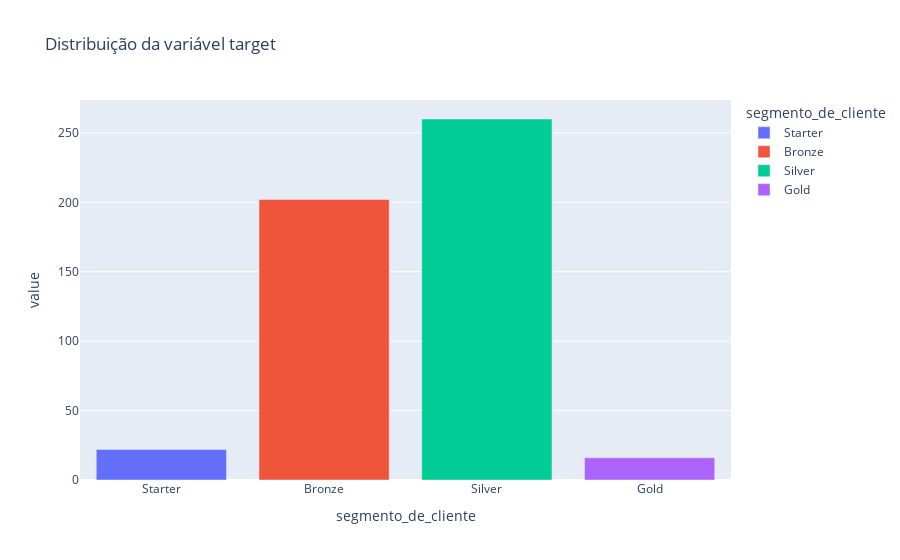

The code cell stored with this chart in its notebook:
### Code cell
# distribuição da variavel - Contagem
px.bar(contagem_target,color=contagem_target.index ,
       category_orders={'segmento_de_cliente': lista_segmentos}, 
       title='Distribuição da variável target')

### Figure 1 — Plotly figure (JSON) as saved in the notebook; plotly's stock layout.template omitted (floating-point values rounded to 4 significant figures)
{"data": [{"hovertemplate": "segmento_de_cliente=%{x}<br>value=%{y}<extra></extra>", "legendgroup": "Starter", "marker": {"color": "#636efa", "pattern": {"shape": ""}}, "name": "Starter", "orientation": "v", "showlegend": true, "textposition": "auto", "type": "bar", "x": ["Starter"], "xaxis": "x", "y": [22], "yaxis": "y"}, {"hovertemplate": "segmento_de_cliente=%{x}<br>value=%{y}<extra></extra>", "legendgroup": "Bronze", "marker": {"color": "#EF553B", "pattern": {"shape": ""}}, "name": "Bronze", "orientation": "v", "showlegend": true, "textposition": "auto", "type": "bar", "x": ["Bronze"], "xaxis": "x", "y": [202], "yaxis": "y"}, {"hovertemplate": "segmento_de_cliente=%{x}<br>value=%{y}<extra></extra>", "legendgroup": "Silver", "marker": {"color": "#00cc96", "pattern": {"shape": ""}}, "name": "Silver", "orientation": "v", "showlegend": true, "textposition": "auto", "type": "bar", "x": ["Silver"], "xaxis": "x", "y": [260], "yaxis": "y"}, {"hovertemplate": "segmento_de_cliente=%{x}<br>value=%{y}<extra></extra>", "legendgroup": "Gold", "marker": {"color": "#ab63fa", "pattern": {"shape": ""}}, "name": "Gold", "orientation": "v", "showlegend": true, "textposition": "auto", "type": "bar", "x": ["Gold"], "xaxis": "x", "y": [16], "yaxis": "y"}], "layout": {"barmode": "relative", "legend": {"title": {"text": "segmento_de_cliente"}, "tracegroupgap": 0}, "title": {"text": "Distribuição da variável target"}, "xaxis": {"anchor": "y", "categoryarray": ["Starter", "Bronze", "Silver", "Gold"], "categoryorder": "array", "domain": [0, 1], "title": {"text": "segmento_de_cliente"}}, "yaxis": {"anchor": "x", "domain": [0, 1], "title": {"text": "value"}}}}
